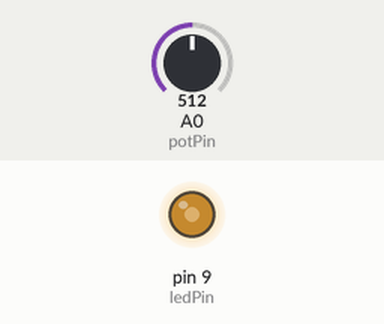
Recording of a sketch running on a simulated Arduino Uno, built with avr-gcc and run on an emulated ATmega328P. Parts: output pins drawn as LEDs (lit = HIGH). The inputs (shaded band) are chosen by the test bench; at power-on: A0 (potPin) = 512.

Above: at 1.2 s.
1.3 s: A0 (potPin) set to 716
At 2.3 s:
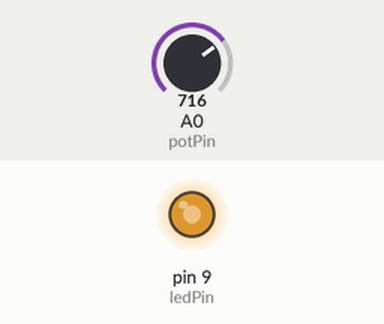
2.8 s: A0 (potPin) set to 900
At 3.5 s:
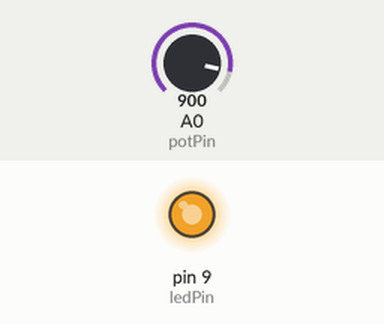
4.3 s: A0 (potPin) set to 122
At 4.6 s:
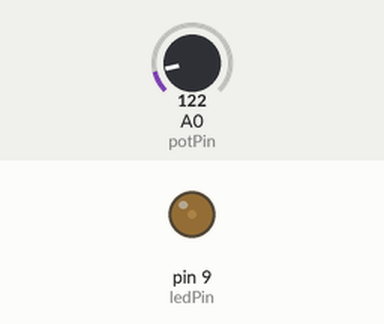
5.8 s: A0 (potPin) set to 0
At 7.0 s:
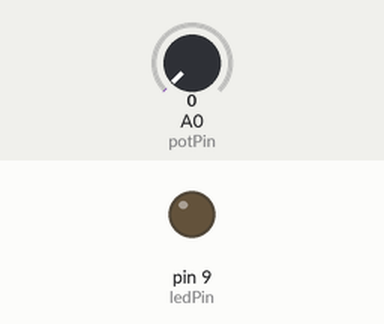
7.3 s: A0 (potPin) set to 511
At 8.1 s:
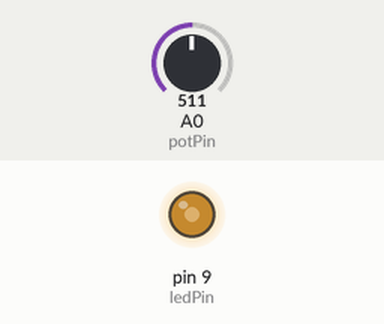
Timing chart, 0 to 9.8 s (numbered marks = the images above; inputs shaded):
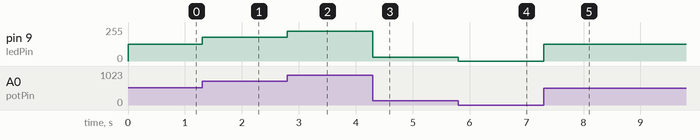

The sketch:

Jaycar2Potentiometer.ino
```cpp
int potPin = A0;    // Input pin from the potentiometer
int ledPin = 9;     // Output pin to the LED
int potVal = 0;     // A variable to store the potentiometer value
int brightness = 0;

void setup() {
  // put your setup code here, to run once:
  pinMode(ledPin, OUTPUT);
}

void loop() {
  // put your main code here, to run repeatdly:
  potVal = analogRead(potPin);    //read from the pot pin, store into potVal

  brightness = map(potVal , 0, 1023, 0, 255);   //'map' the brightness so taht potVal [0->1023] corresponds with a value between [0->255]

  analogWrite(ledPin, brightness);    //analoge write uses PWM to control LED brightness. It will only owrk on the PWM pins, which pin 9 is.
}
```

Measured:
- after the input at 1.3 s, pin 9 (ledPin): 127/255 → 178/255 at once
- after the input at 2.8 s, pin 9 (ledPin): 178/255 → 224/255 at once
- after the input at 4.3 s, pin 9 (ledPin): 224/255 → 30/255 at once
- after the input at 5.8 s, pin 9 (ledPin): 30/255 → 0/255 at once
- after the input at 7.3 s, pin 9 (ledPin): 0/255 → 127/255 at once
